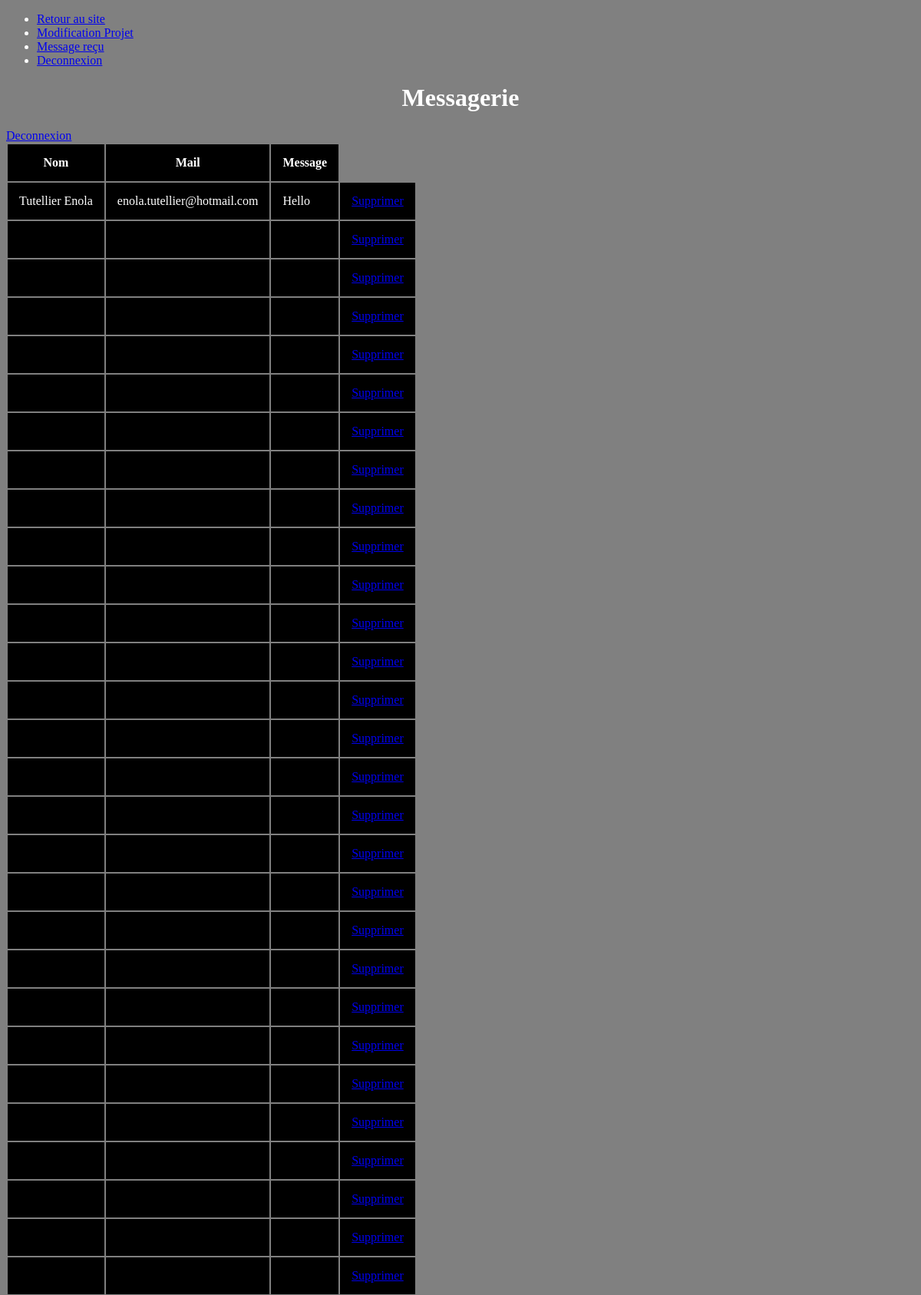
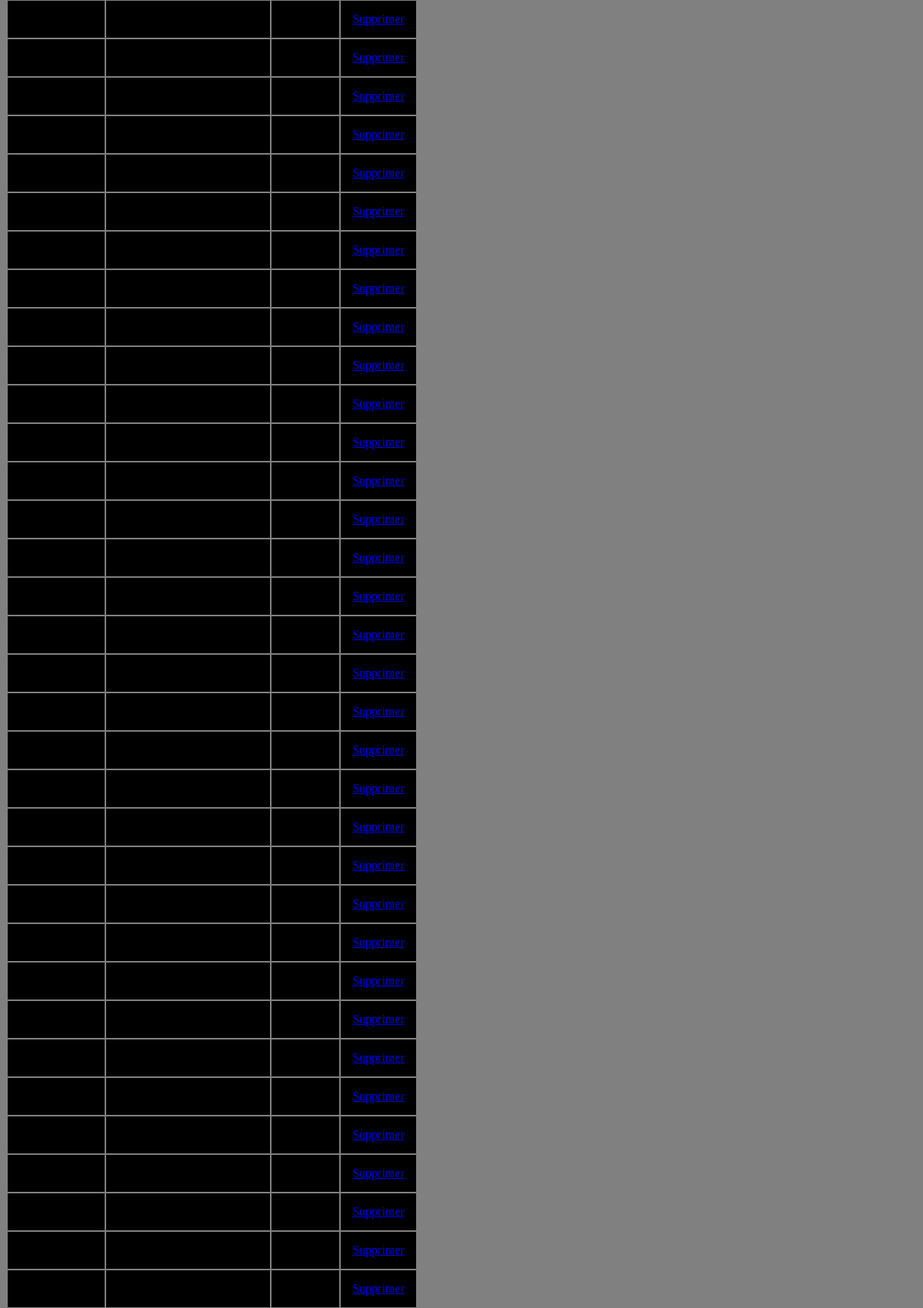
The app's page /backoffice/messagerie.php (signed in, upper part) with its own data (2 pictures, top to bottom).
### tables this page shows
CREATE TABLE `formulaire` (
  `ID` int(11) NOT NULL,
  `Nom` varchar(255) NOT NULL,
  `Mail` text NOT NULL,
  `Message` text NOT NULL
);

### backoffice/messagerie.php (the view, shortened to what this page needs)
<?php
if(!empty($_SESSION['login'])){
 ?>
<?php
$servername = "localhost";
$database = "portfolio";
$username = "root";
$mdp = "root";
try{
    $db = new PDO("mysql:host=$servername;dbname=$database;charset=utf8",$username,$mdp);
    $db->setAttribute(PDO::ATTR_ERRMODE,PDO::ERRMODE_EXCEPTION);
    $requete = "SELECT * FROM formulaire";
$envoi=$db->prepare($requete);
$envoi->execute();
$resultat=$envoi->fetchAll(PDO::FETCH_ASSOC);
}
catch(PDOException $e){
    echo "Erreur de connexion :" . $e->getMessage();
}
?>
<!DOCTYPE html>
<html lang="en">
<head>
</head>
<header>
    <nav>
        <ul>
            <li>
                <a href="../index.php"> Retour au site </a>
            </li>
            <li>
                <a href="backoffice.php"> Modification Projet </a>
            </li>
            <li>
                <a href="messagerie.php"> Message reçu </a>
            </li>
            <li>
                <a href="deconnexion.php"> Deconnexion </a>
            </li>
        </ul>
    </nav>
</header>
<body>
 <h1>Messagerie</h1>
 <a href="deconnexion.php"> Deconnexion </a>
    <table>
        <thead>
            <th>Nom</th>
            <th>Mail</th>
            <th>Message</th>
        </thead>
        <tbody>
            <?php
            foreach($resultat as $article){
            ?>
                <tr>
                    <td>
                         <?= $article["Nom"] ?>
                    </td>
                    <td>
                        <?= $article["Mail"] ?>
                    </td>
                    <td>
                        <?= $article["Message"] ?>
                    </td>
                    <td>
                        <a href="suppression_messagerie.php?id=<?= $article["id"] ?>"> Supprimer</a>
                    </td>
                </tr>
            <?php }
            ?>
        </tbody>
    </table>
</body>
</html>
<?php
}
else{
    echo"interdit";
}
?>

### backoffice/messagerie.php (style rules this page uses)
body { background:grey; color:white; }
h1 { text-align: center; }
thead, td, th { background-color: black; padding:15px; }

### records on screen
formulaire: Nom "Tutellier Enola", Mail "enola.tutellier@hotmail.com", Message "Hello"
